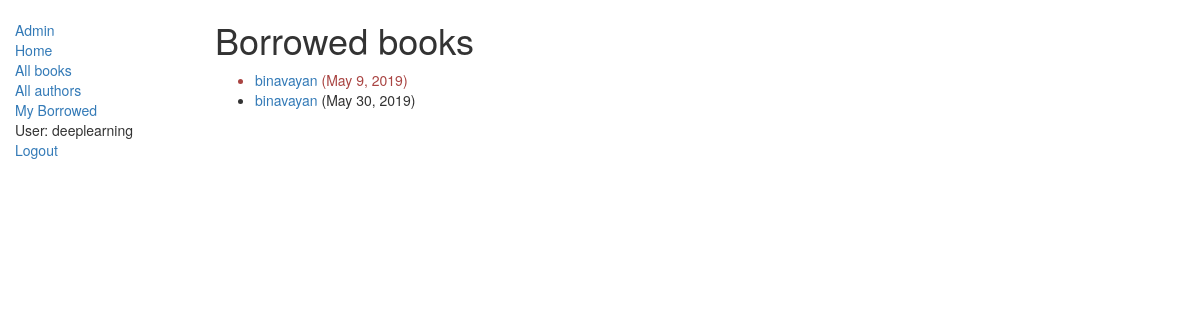
The app's page /catalog/mybooks/ (signed in) with its own data.
### catalog/models.py (models this page shows, shortened)
class BookInstance(models.Model):
    id = models.UUIDField(primary_key=True, default=uuid.uuid4, help_text="Unique ID for this particular book across whole library")
    book = models.ForeignKey('Book', on_delete=models.SET_NULL, null=True)
    imprint = models.CharField(max_length=200)
    due_back = models.DateField(null=True, blank=True)
    LOAN_STATUS = (
        ('m', 'Maintenance'),
        ('o', 'On loan'),
        ('a', 'Available'),
        ('r', 'Reserved'),
    )
    status = models.CharField(max_length=1, choices=LOAN_STATUS, blank=True, default='m', help_text='Book availability')
    borrower = models.ForeignKey(User, on_delete=models.SET_NULL, null=True, blank=True)
    class Meta:
        ordering = ["due_back"]
    @property
    def is_overdue(self):
        if self.due_back and date.today() > self.due_back:
            return True
        return False

class Book(models.Model):
    title = models.CharField(max_length=200)
    author = models.ForeignKey('Author', on_delete=models.SET_NULL, null=True)
    summary = models.TextField(max_length=1000, help_text="Enter a brief description of the book")
    isbn = models.CharField('ISBN',max_length=13, help_text='13 Character <a href="https://www.isbn-international.org/content/what-isbn">ISBN number</a>')
    genre = models.ManyToManyField(Genre, help_text="Select a genre for this book")
    def get_absolute_url(self):
        return reverse('catalog:book-detail', args=[str(self.id)])
    def display_genre(self):
        """
        Creates a string for the Genre. This is required to display genre in Admin.
        """
        return ', '.join([ genre.name for genre in self.genre.all()[:3] ])
    display_genre.short_description = 'Genre'

### catalog/views.py (the view)
class LoanedBooksByUserListView(LoginRequiredMixin,generic.ListView):
    model = models.BookInstance
    template_name ='catalog/bookinstance_list_borrowed_user.html'
    paginate_by = 10
    def get_queryset(self):
        return models.BookInstance.objects.filter(borrower=self.request.user).filter(status__exact='o').order_by('due_back')

### templates/catalog/bookinstance_list_borrowed_user.html
{% extends "catalog/base_generic.html" %}
{% block content %}
    <h1>Borrowed books</h1>
    {% if bookinstance_list %}
    <ul>
      {% for bookinst in bookinstance_list %}
      <li class="{% if bookinst.is_overdue %}text-danger{% endif %}">
        <a href="{{ bookinst.book.get_absolute_url }}">{{bookinst.book.title}}</a> ({{ bookinst.due_back }})
      </li>
      {% endfor %}
    </ul>
    {% else %}
      <p>There are no books borrowed.</p>
    {% endif %}
{% endblock %}

### templates/catalog/base_generic.html (shortened to what this page needs)
<!DOCTYPE html>
<html lang="en">
<head>
  <link rel="stylesheet" href="https://maxcdn.bootstrapcdn.com/bootstrap/3.3.7/css/bootstrap.min.css">
  {% load static %}
  <link rel="stylesheet" href="{% static 'catalog/styles.css' %}">
</head>
<body>
  <div class="container-fluid">
    <div class="row">
      <div class="col-sm-2">
      {% block sidebar %}
      <ul class="sidebar-nav">
          <li><a href="/admin/">Admin</a></li>
          <li><a href="{% url 'catalog:index' %}">Home</a></li>
          <li><a href="{% url 'catalog:books' %}">All books</a></li>
          <li><a href="{% url 'catalog:authors' %}">All authors</a></li>
          <li><a href="{% url 'catalog:my-borrowed' %}">My Borrowed</a></li>
          {% if user.is_authenticated %}
            <li>User: {{ user.get_username }}</li>
            <li><a href="{% url 'logout'%}?next={{request.path}}">Logout</a></li>
          {% else %}
            <li><a href="{% url 'login'%}?next={{request.path}}">Login</a></li>
          {% endif %}
      </ul>
     {% endblock %}
      </div>
      <div class="col-sm-10 ">
      {% block content %}{% endblock %}
      </div>
    </div>
  </div>
</body>
</html>

### catalog/static/catalog/styles.css (style rules this page uses)
.sidebar-nav { margin-top: 20px; padding: 0; list-style: none; }

### records on screen
BookInstance: book "binavayan", due_back "May 9, 2019"
BookInstance: book "binavayan", due_back "May 30, 2019"

### other values on screen
{{ user.get_username }} "deeplearning"
